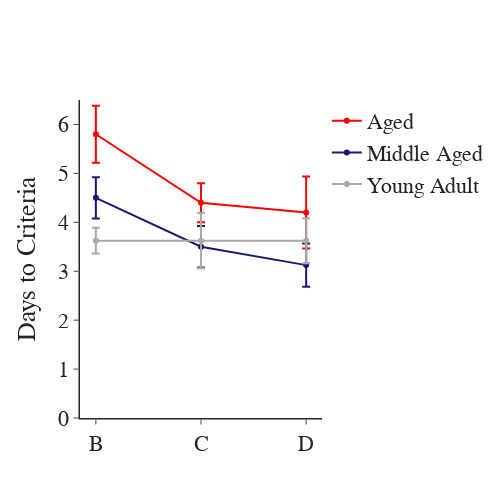

The notebook cell saved with this chart:
### Code cell
nonA_data = mouse_days_to[mouse_days_to['context'] != 'A']
fig = pf.custom_graph_template(x_title='', y_title='Days to Criteria')
for group in np.unique(nonA_data['group']):
    gdata = nonA_data[nonA_data['group'] == group]
    avg_data = gdata.groupby(['context'], as_index=False).agg({'value': ['mean', 'sem']})
    fig.add_trace(go.Scatter(x=avg_data['context'], y=avg_data['value']['mean'], name=group, marker_color=group_colors_dict[group],
                             error_y=dict(type='data', array=avg_data['value']['sem'])))
fig.update_yaxes(range=[0, 6.5])
fig.show()
fig.write_image(pjoin(fig_path, 'days_to_criteria.png'))

### Figure 1 — Plotly figure (JSON) as saved in the notebook; plotly's stock layout.template omitted (floating-point values rounded to 4 significant figures)
{"data": [{"error_y": {"array": [0.5831, 0.4, 0.7348], "type": "data"}, "marker": {"color": "red"}, "name": "Aged", "type": "scatter", "x": ["B", "C", "D"], "y": [5.8, 4.4, 4.2]}, {"error_y": {"array": [0.4226, 0.4226, 0.4407], "type": "data"}, "marker": {"color": "midnightblue"}, "name": "Middle Aged", "type": "scatter", "x": ["B", "C", "D"], "y": [4.5, 3.5, 3.125]}, {"error_y": {"array": [0.2631, 0.565, 0.4605], "type": "data"}, "marker": {"color": "darkgrey"}, "name": "Young Adult", "type": "scatter", "x": ["B", "C", "D"], "y": [3.625, 3.625, 3.625]}], "layout": {"font": {"family": "Arial", "size": 22}, "height": 500, "title": {"x": 0.5, "xanchor": "center", "y": 0.9, "yanchor": "top"}, "width": 500, "xaxis": {"anchor": "y", "domain": [0, 1], "linewidth": 1.5, "title": {"text": ""}}, "yaxis": {"anchor": "x", "domain": [0, 1], "linewidth": 1.5, "range": [0, 6.5], "title": {"text": "Days to Criteria"}}}}
